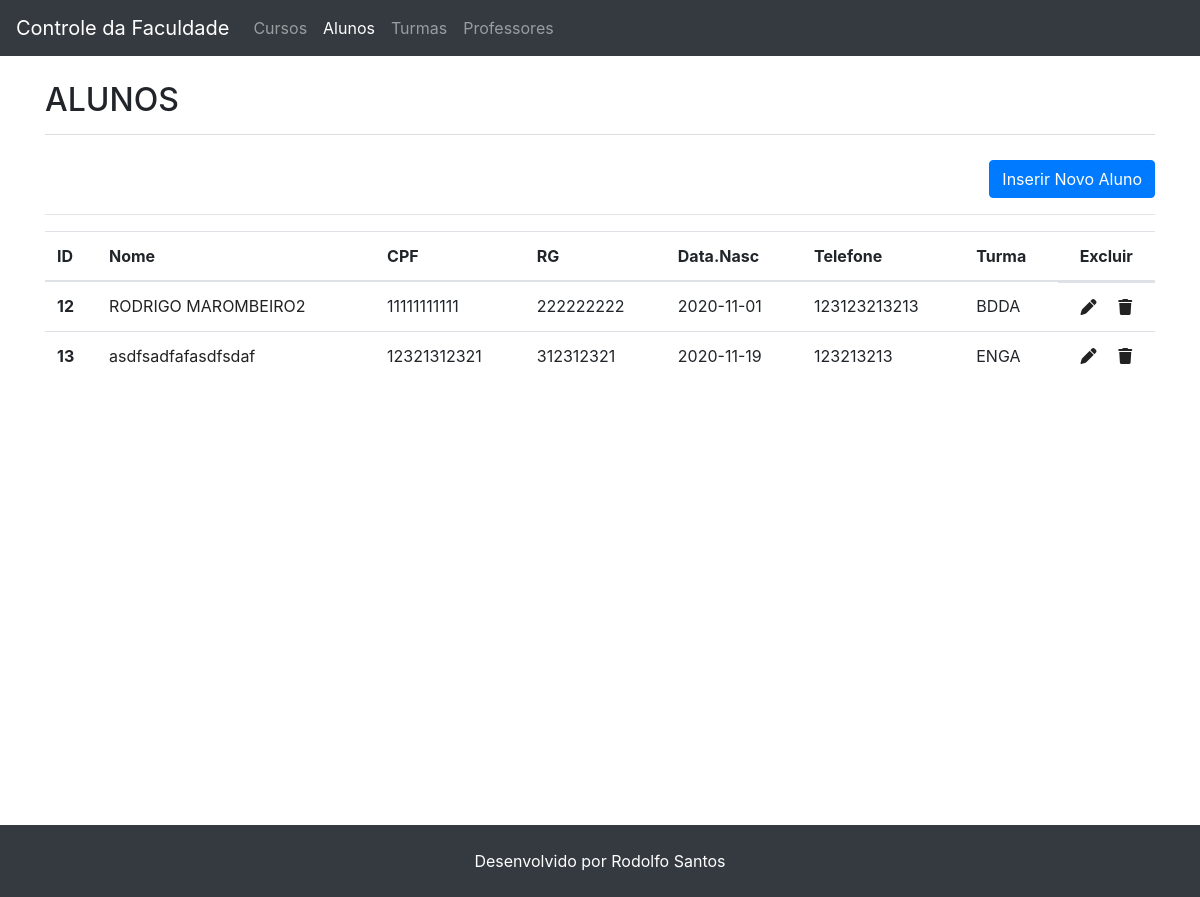
Page /index.php?pagina=alunos on the committed database.
### tables this page shows
CREATE TABLE `alunos` (
  `ID_ALUNO` int(11) NOT NULL,
  `CPF` varchar(255) NOT NULL,
  `RG` varchar(255) NOT NULL,
  `NOME_ALUNO` varchar(255) NOT NULL,
  `DATA_NASCIMENTO` date DEFAULT NULL,
  `TELEFONE` varchar(255) DEFAULT NULL,
  `RUA` varchar(255) DEFAULT NULL,
  `NUMERO` int(11) DEFAULT NULL,
  `BAIRRO` varchar(255) DEFAULT NULL,
  `CIDADE` varchar(255) DEFAULT NULL,
  `UF` varchar(255) DEFAULT NULL,
  `ID_TURMA` varchar(4) DEFAULT NULL
);

### index.php (called while the page is built)
<?php
include 'db.php';
include 'header.php';
include 'router/routes.php';
include 'footer.php';

### db.php (called while the page is built, shortened)
<?php
$servidor = "localhost";
$usuario = "root";
$senha = "";
$db = "programacao_web";
$conexao = mysqli_connect($servidor, $usuario, $senha, $db);
$query = "SELECT * FROM ALUNOS";
$consulta_alunos = mysqli_query($conexao, $query);

### views/alunos.php (the view, shortened to what this page needs)
<h1>Alunos</h1>
<div class="row">
  <div class="col-12 d-flex justify-content-end">
  <button class="btn btn-primary" type="button" data-toggle="collapse" data-target="#inserir_aluno_form" aria-expanded="false" aria-controls="inserir_aluno_form">
    Inserir Novo Aluno
  </button>
  </div>
</div>
<hr>
<table class="table table-hover">
  <thead>
    <tr>
      <th scope="col">ID</th>
      <th scope="col">Nome</th>
      <th scope="col">CPF</th>
      <th scope="col">RG</th>
      <th scope="col">Data.Nasc</th>
      <th scope="col">Telefone</th>
      <th scope="col">Turma</th>
      <th scope="col" class="text-center">Excluir</th>
    </tr>
  </thead>
  <tbody>
    <?php while($linha = mysqli_fetch_array($consulta_alunos)) {
        $ID_ALUNO = $linha["ID_ALUNO"];
        echo "<tr>";
        echo "<th>".$linha["ID_ALUNO"]."</th>";
        echo "<td><a data-toggle='modal' data-target='.aluno-$ID_ALUNO' class='cursor-pointer'>".$linha["NOME_ALUNO"]."</a></td>";
        echo "<td>".$linha["CPF"]."</td>";
        echo "<td>".$linha["RG"]."</td>";
        echo "<td>".$linha["DATA_NASCIMENTO"]."</td>";
        echo "<td>".$linha["TELEFONE"]."</td>";
        echo "<td>".$linha["ID_TURMA"]."</td>";
        echo "<td class='d-flex justify-content-around'>
                <a href='?pagina=aluno_edit&id_aluno=$ID_ALUNO'>
                  <i class='fas fa-pen cursor-pointer edit'></i>
                </a>
                <a href='services/delete/aluno.php?aluno=$ID_ALUNO'>
                 <i class='fas fa-trash cursor-pointer delete'></i>
                </a>
              </td>";
         echo "<tr>";
      }
    ?>
  </tbody>
</table>

### assets/custom.css (style rules this page uses)
.cursor-pointer { cursor: pointer; }
.delete, .edit { transition: .5s; }
a { color: #222; }
h1 { text-transform: uppercase; margin-top: 25px; margin-bottom: 25px; padding-bottom: 15px; font-size: 2em; border-bottom: 1px solid #ddd; }

### rows in the picture
alunos: ID_ALUNO "12", NOME_ALUNO "RODRIGO MAROMBEIRO2", CPF "11111111111", RG "222222222", DATA_NASCIMENTO "2020-11-01", TELEFONE "123123213213", ID_TURMA "BDDA"
alunos: ID_ALUNO "13", NOME_ALUNO "asdfsadfafasdfsdaf", CPF "12321312321", RG "312312321", DATA_NASCIMENTO "2020-11-19", TELEFONE "123213213", ID_TURMA "ENGA"
